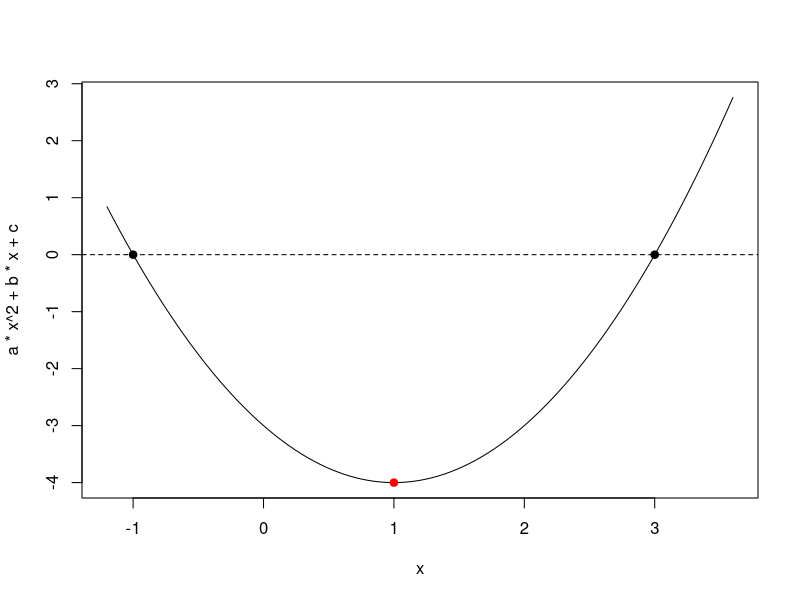
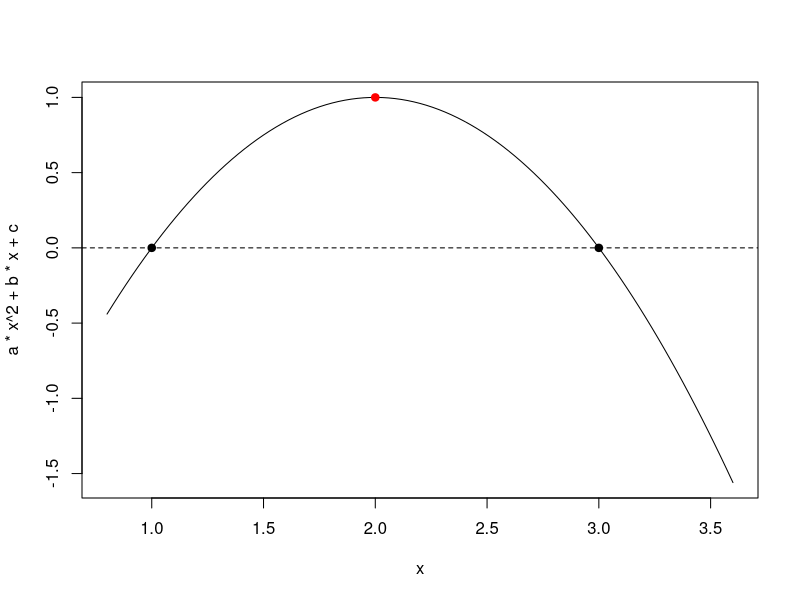
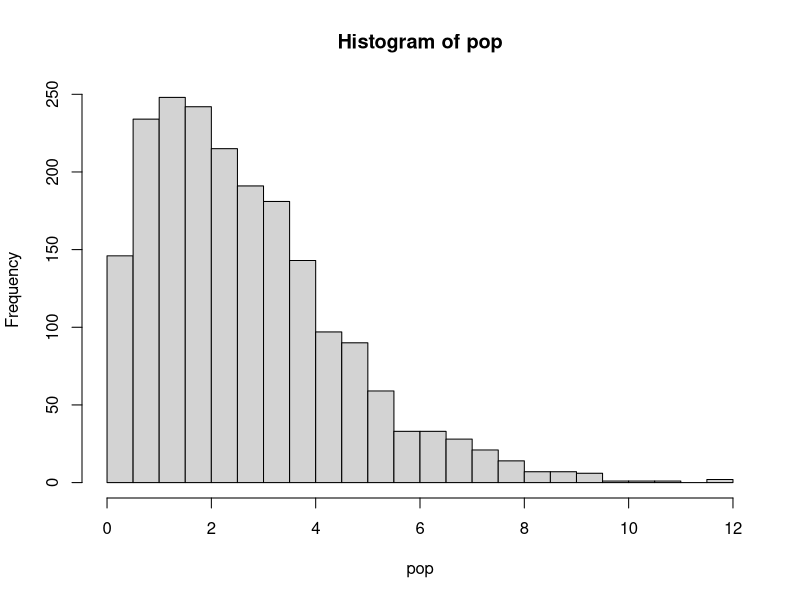
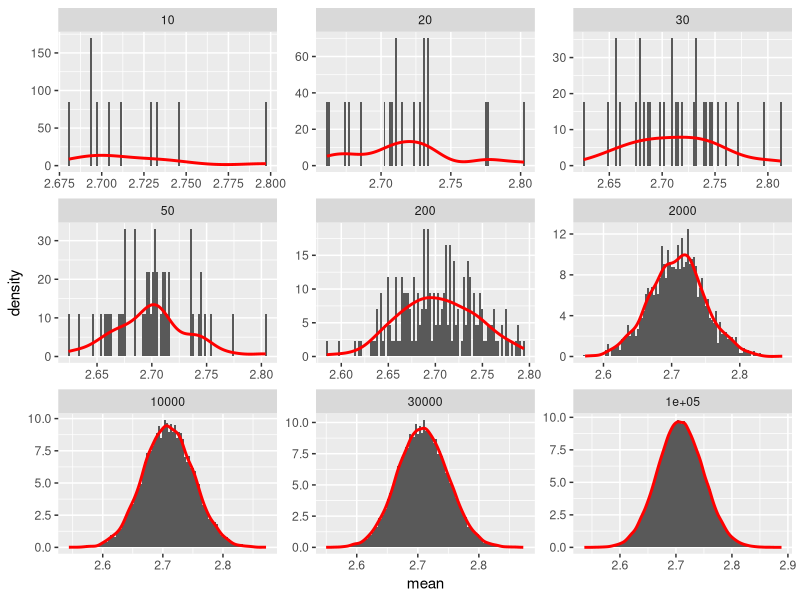

Source code (R) for these figures, in order:
## ---- chunk 1
(x1 <- 1) # Escalar 
(x2 <- c(1, 2, 3.5)) # Vetor
typeof(x2)
## ---- chunk 2
(x3 <- c(1L,2L,3L)) # Vetor
typeof(x3)

## ---- chunk 3
(x4 <- c("um","dois","três")) # Vetor com caracteres
typeof(x4)

## ---- chunk 4
(x5 <- c(TRUE, FALSE)) # Vetor logical
typeof(x5)
## ---- chunk 5
(x6 <- rep(5, 10))
(x7 <- seq(1, 5))
(x8 <- seq(1, 5, by = 0.5))
(x9 <- seq(2, 20, by = 2))
## ---- chunk 6
rep(c(1, 3, 6), each = 4)     # repete números de uma sequência
seq(1:5)                      # cria uma sequência
rep(seq(1:5), length.out= 15) # define o tamanho da saída
## ---- chunk 7
x8[1]            # Seleciona o primeiro elemento do vetor 
x8[4]            #  Seleciona o quarto elemento do vetor 
x8[c(1, 4, 8)]   # Seleciona o primeiro, o quarto e o oitavo elemento
x8[1:4]          # armazena uma sequência de elementos (primeiro ao quarto)
## ---- chunk 8
x <- runif(100, 0, 100)
library(tidyverse)
first(x)
last(x)
nth(x, 23)
## ---- chunk 9
## Usando cbind()
cbind(c(1,2,3,4,5))                # Uma coluna com 5 elementos cada 
cbind(c(1,2,3,4,5),c(6,7,8,9,10))  # 2 colunas de 5 elementos
## ---- chunk 10
## Usando rbind()
rbind(c(1,2,3,4,5)) # 1 linha com 5 elementos cada
rbind(c(1,2,3,4,5),c(6,7,8,9,10)) # 2 linhas com 5 elementos cada

## ---- chunk 11
## Usando matrix
(x9 <- matrix(1:15, nrow = 5, ncol = 3))
class(x9)
typeof(x9)
(x10 <- matrix(1:15, nrow = 5, ncol = 3, byrow = TRUE))
## ---- chunk 12
x9[2, 3] # seleciona o elemento que está na linha 2 e coluna 3
x9[, 2] # "," indica que todas as linhas serão selecionadas na coluna 2
x9[1, ] # "," indica que todas as colunas serão selecionadas na linha 1
## ---- chunk 13
x10 <- data.frame(arvore = paste0("O", 1:5),
                  altura = c(4, 4.6, 3.8, 5, 4.1))
class(x10)
print(x10)
# o mesmo sistema de coordenadas pode ser utilizado com data.frames
x10[1, ]
## ---- chunk 14
# Convertendo um dataframe a um tibble
tbl_x10 <- as_tibble(x10)
class(tbl_x10)
print(tbl_x10)
## ---- chunk 15
# Criando um tibble
tib1 <- 
  tibble(x = 1:5,
         y = 2:6,
         z = x ^ 2 + y)

tib1[, 1]
## ---- chunk 16
list1 <- list(x2, x10, x11)
list1[[3]]
## ---- chunk 17
# EXEMPLO 1:
# resolve a função 2x+1

fun1 <- function(x){  # x é o único argumento da função
  a <- 2 * x + 1
  return(a) # retorna a
}
fun1(2)
fun1(x = 2) # explicita o ragumento


# EXEMPLO 2
# função para elevar ao quadrado ou cubo
# inclui condicionantes
elevar <- function(x, eleva = "quadrado"){
  if(!eleva %in% c("quadrado", "cubo")){
    stop("O argumento eleva = ",eleva, " deve ser ou 'quadrado' ou 'cubo'")
  }
  if(eleva == "quadrado"){
    valor <- ifelse(x^2 >= 1000,
                    paste("O resultado (",x^2,") tem mais que 3 dígitos"),
                    paste("O resultado (",x^2,") tem menos que 3 dígitos"))
  }
  if(eleva == "cubo"){
    valor <- ifelse(x^3 >= 1000,
                    paste("O resultado (",x^3,") tem mais que 3 dígitos"),
                    paste("O resultado (",x^3,") tem menos que 3 dígitos"))
  }
  
  return(valor)
}

elevar(2)                       # usa o valor dos argumentos 
elevar(3, "cubo")               # argumentos na sequência que eles aparecem
elevar(eleva = "cubo", x = 15)  # mudar a ordem dos argumentos



# EXEMPLO 3: fórmula de Bháskara
# Encontrar as raízes de uma equação de segundo grau
# Plotar a curva
bhaskara <- function(a, b, c, plot = TRUE){ 
  # argumentos a, b e c são 
  dentro_raiz <- b^2 - 4 * a * c
  if(dentro_raiz < 0){
    stop("Sem solução real")
  }
  delta <- sqrt(dentro_raiz)
  x1 <- (-b + delta) / (2 * a)
  x2 <- (-b - delta) / (2 * a)
  minx <- min(x1, x2)
  min_exp <- ifelse(minx < 0, minx + minx * 0.2, minx - minx * 0.2)
  maxx <- max(x1, x2)
  
  # checa se precisa plotar
  if(isTRUE(plot)){
    # plot.new()
    # curva
    curve(a * x^2 + b * x + c, 
          xlim = c(min_exp,
                   maxx + maxx * 0.2))
    # pontos nas raízes
    points(x = c(x1, x2),
           y = c(0, 0),
           col = "black",
           pch = 19)
    # linha no zero
    abline(h=0, lty=2)
  }
  
  # calcula o x e y do vértice
  x_vert <- round(-b / (2*a), 3)
  print(paste0("x: ", x_vert))
  y_vert <- round(a * x_vert^2 + b * x_vert + c , 3)
  print(paste0("y: ", y_vert))
  
  # plota os pontos do vértice
  points(x = x_vert,
         y = y_vert,
         col = "red",
         pch = 19)
  # retorna as raízes
  print(paste0("Raízes: S{", x1, ";", x2, "}"))
}

bhaskara(1, -2, -3)
bhaskara(-1, 4, -3)


## ---- chunk 18
# função para computar o quadrado dos desvios
quadrado_desvio <- function(x){
  (x - mean(x))^2
}


set.seed(1) # garante reprodutibilidade
(x <- rnorm(n = 10, mean = 10, sd = 2))
(quad_desv <- quadrado_desvio(x))
(soma_quad_desv <- sum(quad_desv))
(var_amo <- sum(soma_quad_desv) / 9)
## ---- chunk 19
(var_amo <- sum(sum(quadrado_desvio(x))) / 9)
## ---- chunk 20
var_amo <- 
  x |> 
  quadrado_desvio() |> 
  sum() / 9
var_amo
## ---- chunk 21
var(x)
## ---- chunk 22
j <- 5
for (i in 1:j){
  k <- i * 2
  print(k)
}
## ---- chunk 23
i <- 1
while (i <= 5){
  print(i * 2)
  i <- i + 1
}
## ---- chunk 24
i <- 1
repeat {
  print(i * 2)
  i <- i + 1
  if(i > 5){
    break()
  }
}
## ---- chunk 25
df <- data.frame(
  a = rnorm(10),
  b = rnorm(10),
  c = rnorm(10),
  d = rnorm(10),
  e = rnorm(10)
)
df
## ---- chunk 26
mean(df$a)
mean(df$b)
mean(df$c)
mean(df$d)
mean(df$e)
## ---- chunk 27
output <- NULL                 # 1. output
for (i in 1:ncol(df)) {        # 2. Sequência
  output[i] <- mean(df[[i]])   # 3. o que é executado dentro de cada loop
}
output

## ---- chunk 28
apply(df, 1, mean) # média das linhas
apply(df, 2, mean) # média das colunas

## ---- chunk 29
lapply(df, mean)
## ---- chunk 30
sapply(df, mean)
## ---- chunk 31
library(purrr)

map(df, mean) # retorna uma lista
map_dbl(df, mean) # retorna um vetor double
## ---- chunk 32
#| out-width: "100%"

library(ggplot2)
library(patchwork)

# forma da distribuição
set.seed(100)
pop <- rweibull(2000, 1.5, 3)
hist(pop, nclass = 20)


# função para amostrar aleatoriamente 5 amostras
teor_lim <- function(n, pop){
  data.frame(mean = 
               sapply(1:n, function(x){
                 mean(rweibull(2000, 1.5, 3))
               }),
             size = n)
}

# definir o número de amostragens
sizes <- c(10, 20, 30, 50, 200, 2000, 10000, 30000, 100000)

# criar a distribuição amostral
library(purrr)
dist_amo <- map_dfr(sizes, teor_lim, pop)



ggplot(dist_amo, aes(mean)) +
  geom_histogram(bins = 100,
                 aes(y = ..density..)) +
  geom_density(size = 1, color = "red") + 
  facet_wrap(~size, scales = "free")


